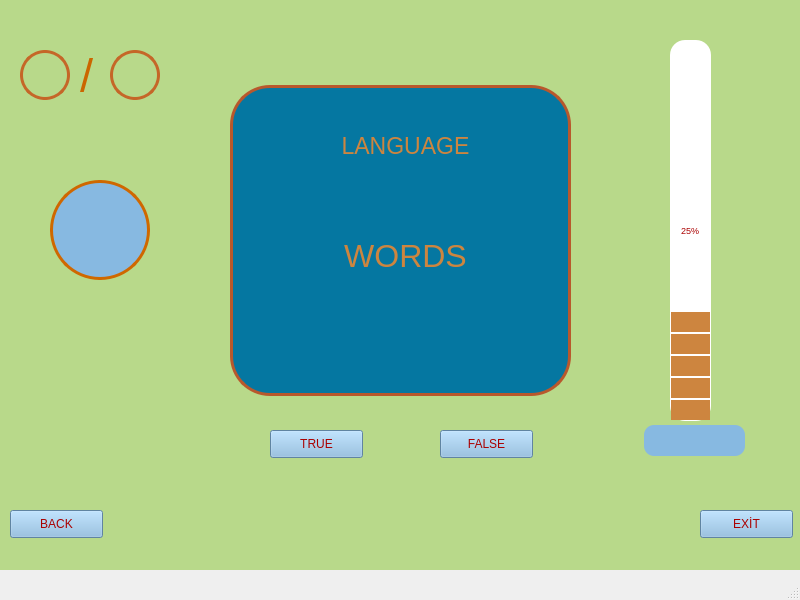
<?xml version="1.0" encoding="UTF-8"?>
<ui version="4.0">
 <class>MainWindow</class>
 <widget class="QMainWindow" name="MainWindow">
  <property name="geometry">
   <rect>
    <x>0</x>
    <y>0</y>
    <width>800</width>
    <height>600</height>
   </rect>
  </property>
  <property name="minimumSize">
   <size>
    <width>800</width>
    <height>600</height>
   </size>
  </property>
  <property name="maximumSize">
   <size>
    <width>800</width>
    <height>600</height>
   </size>
  </property>
  <property name="windowTitle">
   <string>PlayWindow</string>
  </property>
  <widget class="QWidget" name="centralwidget">
   <widget class="QLabel" name="label">
    <property name="geometry">
     <rect>
      <x>0</x>
      <y>-30</y>
      <width>800</width>
      <height>600</height>
     </rect>
    </property>
    <property name="font">
     <font>
      <pointsize>4</pointsize>
     </font>
    </property>
    <property name="styleSheet">
     <string notr="true">background-color: rgb(184, 217, 138);</string>
    </property>
    <property name="text">
     <string/>
    </property>
   </widget>
   <widget class="QLabel" name="label_2">
    <property name="geometry">
     <rect>
      <x>230</x>
      <y>85</y>
      <width>341</width>
      <height>311</height>
     </rect>
    </property>
    <property name="styleSheet">
     <string notr="true">background-color:rgb(5, 119, 161);
border-radius:40px;
border-style:solid;
border-width:3px;
border-color: rgb(184, 88, 44);
</string>
    </property>
    <property name="text">
     <string/>
    </property>
   </widget>
   <widget class="QLabel" name="language_label">
    <property name="geometry">
     <rect>
      <x>320</x>
      <y>130</y>
      <width>171</width>
      <height>31</height>
     </rect>
    </property>
    <property name="font">
     <font>
      <pointsize>17</pointsize>
     </font>
    </property>
    <property name="styleSheet">
     <string notr="true">color: rgb(205, 133, 63);</string>
    </property>
    <property name="text">
     <string>LANGUAGE</string>
    </property>
    <property name="alignment">
     <set>Qt::AlignCenter</set>
    </property>
   </widget>
   <widget class="QLabel" name="word_label">
    <property name="geometry">
     <rect>
      <x>290</x>
      <y>190</y>
      <width>231</width>
      <height>131</height>
     </rect>
    </property>
    <property name="font">
     <font>
      <pointsize>24</pointsize>
     </font>
    </property>
    <property name="styleSheet">
     <string notr="true">color: rgb(205, 133, 63);</string>
    </property>
    <property name="text">
     <string>WORDS</string>
    </property>
    <property name="alignment">
     <set>Qt::AlignCenter</set>
    </property>
   </widget>
   <widget class="QProgressBar" name="progressBar">
    <property name="geometry">
     <rect>
      <x>670</x>
      <y>40</y>
      <width>41</width>
      <height>381</height>
     </rect>
    </property>
    <property name="font">
     <font>
      <pointsize>7</pointsize>
     </font>
    </property>
    <property name="styleSheet">
     <string notr="true">QProgressBar{
	background-color: rgb(255, 255, 255);
	color: rgb(170, 0, 0);
border-radius:15px;
text-align:center;
}
QProgressBar::chunk{
border-radius:15px;
	background-color: rgb(205, 133, 63);
margin:1px;
height:20px;
}</string>
    </property>
    <property name="maximum">
     <number>20</number>
    </property>
    <property name="value">
     <number>5</number>
    </property>
    <property name="orientation">
     <enum>Qt::Vertical</enum>
    </property>
   </widget>
   <widget class="QLabel" name="timelabel">
    <property name="geometry">
     <rect>
      <x>50</x>
      <y>180</y>
      <width>100</width>
      <height>100</height>
     </rect>
    </property>
    <property name="font">
     <font>
      <pointsize>20</pointsize>
     </font>
    </property>
    <property name="styleSheet">
     <string notr="true">background-color: rgb(135, 185, 225);
border-radius:50px;
border-style:solid;
border-width:3px;
color: rgb(170, 0, 0);
border-color: rgb(207, 104, 0);</string>
    </property>
    <property name="text">
     <string/>
    </property>
    <property name="alignment">
     <set>Qt::AlignCenter</set>
    </property>
   </widget>
   <widget class="QPushButton" name="back_button">
    <property name="geometry">
     <rect>
      <x>10</x>
      <y>510</y>
      <width>93</width>
      <height>28</height>
     </rect>
    </property>
    <property name="styleSheet">
     <string notr="true">QPushButton{
	background-color: rgb(135, 185, 225);
	color: rgb(170, 0, 0);
}
QPushButton::hover{
	background-color: rgb(5, 119, 161);
	color: rgb(255, 255, 255);
}
QPushButton::pressed{
	background-color: rgb(36, 83, 109);
    padding-left:5px;
	color: rgb(255, 255, 255);
    padding-top:5px;
}</string>
    </property>
    <property name="text">
     <string>BACK</string>
    </property>
   </widget>
   <widget class="QPushButton" name="exit_button">
    <property name="geometry">
     <rect>
      <x>700</x>
      <y>510</y>
      <width>93</width>
      <height>28</height>
     </rect>
    </property>
    <property name="styleSheet">
     <string notr="true">QPushButton{
	background-color: rgb(135, 185, 225);
	color: rgb(170, 0, 0);
}
QPushButton::hover{
	background-color: rgb(5, 119, 161);
	color: rgb(255, 255, 255);
}
QPushButton::pressed{
	background-color: rgb(36, 83, 109);
    padding-left:5px;
	color: rgb(255, 255, 255);
    padding-top:5px;
}</string>
    </property>
    <property name="text">
     <string>EXİT</string>
    </property>
   </widget>
   <widget class="QPushButton" name="true_button">
    <property name="geometry">
     <rect>
      <x>270</x>
      <y>430</y>
      <width>93</width>
      <height>28</height>
     </rect>
    </property>
    <property name="styleSheet">
     <string notr="true">QPushButton{
	background-color: rgb(135, 185, 225);
	color: rgb(170, 0, 0);
}
QPushButton::hover{
	background-color: rgb(5, 119, 161);
	color: rgb(255, 255, 255);
}
QPushButton::pressed{
	background-color: rgb(36, 83, 109);
    padding-left:5px;
	color: rgb(255, 255, 255);
    padding-top:5px;
}</string>
    </property>
    <property name="text">
     <string>TRUE</string>
    </property>
   </widget>
   <widget class="QPushButton" name="false_button">
    <property name="geometry">
     <rect>
      <x>440</x>
      <y>430</y>
      <width>93</width>
      <height>28</height>
     </rect>
    </property>
    <property name="styleSheet">
     <string notr="true">QPushButton{
	background-color: rgb(135, 185, 225);
	color: rgb(170, 0, 0);
}
QPushButton::hover{
	background-color: rgb(5, 119, 161);
	color: rgb(255, 255, 255);
}
QPushButton::pressed{
	background-color: rgb(36, 83, 109);
    padding-left:5px;
	color: rgb(255, 255, 255);
    padding-top:5px;
}</string>
    </property>
    <property name="text">
     <string>FALSE</string>
    </property>
   </widget>
   <widget class="QLabel" name="true_label">
    <property name="geometry">
     <rect>
      <x>20</x>
      <y>50</y>
      <width>50</width>
      <height>50</height>
     </rect>
    </property>
    <property name="font">
     <font>
      <pointsize>15</pointsize>
     </font>
    </property>
    <property name="styleSheet">
     <string notr="true">border-style:solid;
border-width:3px;
border-radius:25px;
border-color: rgb(197, 103, 40);
color: rgb(170, 0, 0);</string>
    </property>
    <property name="text">
     <string/>
    </property>
    <property name="alignment">
     <set>Qt::AlignCenter</set>
    </property>
   </widget>
   <widget class="QLabel" name="try_label">
    <property name="geometry">
     <rect>
      <x>110</x>
      <y>50</y>
      <width>50</width>
      <height>50</height>
     </rect>
    </property>
    <property name="font">
     <font>
      <pointsize>15</pointsize>
     </font>
    </property>
    <property name="styleSheet">
     <string notr="true">border-style:solid;
border-width:3px;
border-radius:25px;
border-color: rgb(197, 103, 40);
color: rgb(170, 0, 0);</string>
    </property>
    <property name="text">
     <string/>
    </property>
    <property name="alignment">
     <set>Qt::AlignCenter</set>
    </property>
   </widget>
   <widget class="QLabel" name="label_8">
    <property name="geometry">
     <rect>
      <x>80</x>
      <y>50</y>
      <width>31</width>
      <height>51</height>
     </rect>
    </property>
    <property name="font">
     <font>
      <pointsize>35</pointsize>
     </font>
    </property>
    <property name="styleSheet">
     <string notr="true">color: rgb(203, 102, 0);</string>
    </property>
    <property name="text">
     <string>/</string>
    </property>
   </widget>
   <widget class="QLabel" name="level_label">
    <property name="geometry">
     <rect>
      <x>644</x>
      <y>425</y>
      <width>101</width>
      <height>31</height>
     </rect>
    </property>
    <property name="font">
     <font>
      <pointsize>12</pointsize>
     </font>
    </property>
    <property name="styleSheet">
     <string notr="true">background-color: rgb(135, 185, 225);
border-radius:10px;
color: rgb(170, 0, 0);</string>
    </property>
    <property name="text">
     <string/>
    </property>
    <property name="alignment">
     <set>Qt::AlignCenter</set>
    </property>
   </widget>
  </widget>
  <widget class="QMenuBar" name="menubar">
   <property name="geometry">
    <rect>
     <x>0</x>
     <y>0</y>
     <width>800</width>
     <height>26</height>
    </rect>
   </property>
  </widget>
  <widget class="QStatusBar" name="statusbar"/>
 </widget>
 <resources/>
 <connections/>
</ui>
